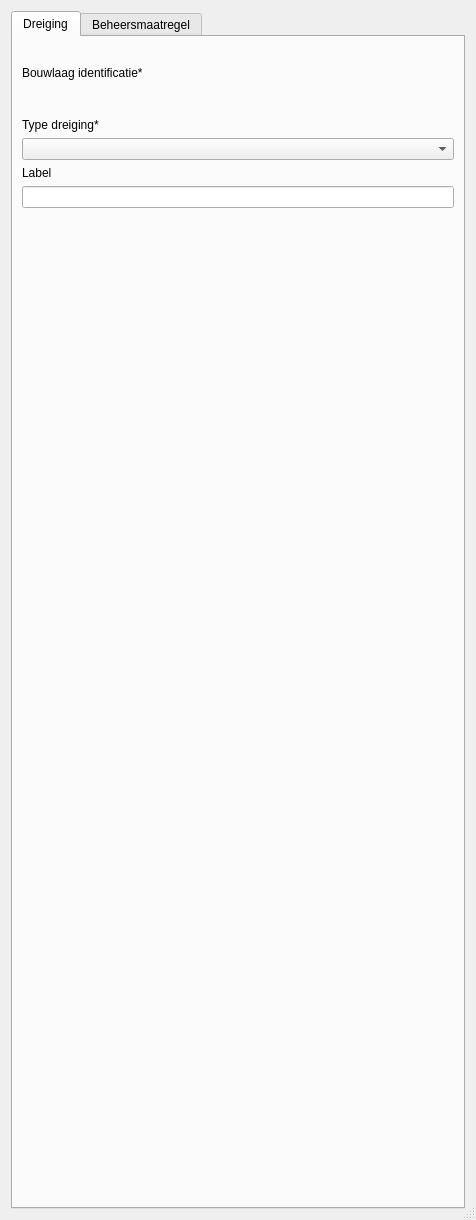
<?xml version="1.0" encoding="UTF-8"?>
<ui version="4.0">
 <class>pand_id_2</class>
 <widget class="QDialog" name="pand_id_2">
  <property name="geometry">
   <rect>
    <x>0</x>
    <y>0</y>
    <width>476</width>
    <height>1220</height>
   </rect>
  </property>
  <property name="sizePolicy">
   <sizepolicy hsizetype="Preferred" vsizetype="Minimum">
    <horstretch>0</horstretch>
    <verstretch>0</verstretch>
   </sizepolicy>
  </property>
  <property name="minimumSize">
   <size>
    <width>0</width>
    <height>0</height>
   </size>
  </property>
  <property name="windowTitle">
   <string>Dialog</string>
  </property>
  <property name="autoFillBackground">
   <bool>false</bool>
  </property>
  <property name="sizeGripEnabled">
   <bool>true</bool>
  </property>
  <layout class="QVBoxLayout" name="verticalLayout">
   <item>
    <widget class="QTabWidget" name="beheersmaatregel">
     <property name="sizePolicy">
      <sizepolicy hsizetype="Preferred" vsizetype="Preferred">
       <horstretch>0</horstretch>
       <verstretch>0</verstretch>
      </sizepolicy>
     </property>
     <property name="autoFillBackground">
      <bool>true</bool>
     </property>
     <property name="currentIndex">
      <number>0</number>
     </property>
     <property name="documentMode">
      <bool>false</bool>
     </property>
     <widget class="QWidget" name="dreiging">
      <attribute name="title">
       <string>Dreiging</string>
      </attribute>
      <layout class="QVBoxLayout" name="verticalLayout_2">
       <item>
        <widget class="QLabel" name="label_4">
         <property name="text">
          <string/>
         </property>
         <property name="pixmap">
          <pixmap>Algemeen gevaar.svg</pixmap>
         </property>
        </widget>
       </item>
       <item>
        <widget class="QLabel" name="label_3">
         <property name="text">
          <string>Bouwlaag identificatie*</string>
         </property>
        </widget>
       </item>
       <item>
        <widget class="QgsRelationReferenceWidget" name="bouwlaag_id" native="true">
         <property name="sizePolicy">
          <sizepolicy hsizetype="Preferred" vsizetype="Preferred">
           <horstretch>0</horstretch>
           <verstretch>0</verstretch>
          </sizepolicy>
         </property>
         <property name="minimumSize">
          <size>
           <width>0</width>
           <height>26</height>
          </size>
         </property>
         <property name="whatsThis">
          <string/>
         </property>
        </widget>
       </item>
       <item>
        <widget class="QLabel" name="label_5">
         <property name="text">
          <string>Type dreiging*</string>
         </property>
        </widget>
       </item>
       <item>
        <widget class="QComboBox" name="dreiging_type_id">
         <property name="maxVisibleItems">
          <number>30</number>
         </property>
        </widget>
       </item>
       <item>
        <widget class="QLabel" name="label_2">
         <property name="text">
          <string>Label</string>
         </property>
        </widget>
       </item>
       <item>
        <widget class="QLineEdit" name="label"/>
       </item>
       <item>
        <spacer name="verticalSpacer">
         <property name="orientation">
          <enum>Qt::Vertical</enum>
         </property>
         <property name="sizeHint" stdset="0">
          <size>
           <width>20</width>
           <height>529</height>
          </size>
         </property>
        </spacer>
       </item>
      </layout>
      <zorder>label_4</zorder>
      <zorder>verticalSpacer</zorder>
      <zorder>label_3</zorder>
      <zorder>bouwlaag_id</zorder>
      <zorder>label_5</zorder>
      <zorder>dreiging_type_id</zorder>
      <zorder>label</zorder>
      <zorder>label_2</zorder>
     </widget>
     <widget class="QWidget" name="beheersmaatregel">
      <attribute name="title">
       <string>Beheersmaatregel</string>
      </attribute>
      <widget class="QgsRelationEditorWidget" name="beheersmaatregel_dreiging">
       <property name="enabled">
        <bool>true</bool>
       </property>
       <property name="geometry">
        <rect>
         <x>0</x>
         <y>0</y>
         <width>441</width>
         <height>1001</height>
        </rect>
       </property>
       <property name="qgisRelation" stdset="0">
        <string notr="true">beheersmaatregel_dreiging_rel</string>
       </property>
      </widget>
     </widget>
    </widget>
   </item>
  </layout>
 </widget>
 <customwidgets>
  <customwidget>
   <class>QgsRelationReferenceWidget</class>
   <extends>QWidget</extends>
   <header>qgsrelationreferencewidget.h</header>
  </customwidget>
  <customwidget>
   <class>QgsCollapsibleGroupBox</class>
   <extends>QGroupBox</extends>
   <header>qgscollapsiblegroupbox.h</header>
   <container>1</container>
  </customwidget>
  <customwidget>
   <class>QgsRelationEditorWidget</class>
   <extends>QgsCollapsibleGroupBox</extends>
   <header>qgsrelationeditorwidget.h</header>
   <container>1</container>
  </customwidget>
 </customwidgets>
 <resources>
  <include location="image.qrc"/>
 </resources>
 <connections/>
</ui>
